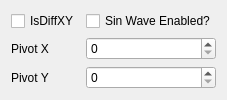
                 <widget class="QWidget" name="tab_10">
                  <attribute name="title">
                   <string>General</string>
                  </attribute>
                  <layout class="QGridLayout" name="gridLayout_24">
                   <item row="3" column="0">
                    <widget class="QLabel" name="label_79">
                     <property name="text">
                      <string>Pivot Y</string>
                     </property>
                    </widget>
                   </item>
                   <item row="1" column="1">
                    <widget class="QCheckBox" name="extraSinWaveEnabled">
                     <property name="text">
                      <string>Sin Wave Enabled?</string>
                     </property>
                    </widget>
                   </item>
                   <item row="3" column="1">
                    <widget class="QSpinBox" name="extraPivotY">
                     <property name="minimum">
                      <number>0</number>
                     </property>
                     <property name="maximum">
                      <number>3</number>
                     </property>
                    </widget>
                   </item>
                   <item row="1" column="0">
                    <widget class="QCheckBox" name="extraIsDiffXY">
                     <property name="text">
                      <string>IsDiffXY</string>
                     </property>
                    </widget>
                   </item>
                   <item row="2" column="1">
                    <widget class="QSpinBox" name="extraPivotX">
                     <property name="minimum">
                      <number>0</number>
                     </property>
                     <property name="maximum">
                      <number>3</number>
                     </property>
                    </widget>
                   </item>
                   <item row="2" column="0">
                    <widget class="QLabel" name="label_78">
                     <property name="text">
                      <string>Pivot X</string>
                     </property>
                    </widget>
                   </item>
                  </layout>
                 </widget>
